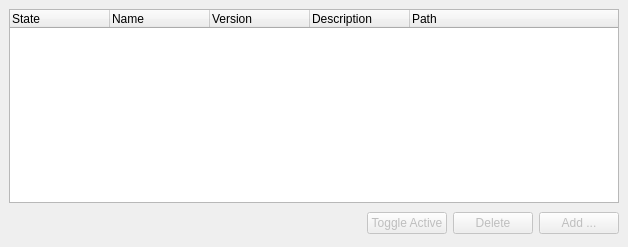
<ui version="4.0" >
 <class>PlugInBrowserWidget</class>
 <widget class="QWidget" name="PlugInBrowserWidget" >
  <property name="geometry" >
   <rect>
    <x>0</x>
    <y>0</y>
    <width>628</width>
    <height>247</height>
   </rect>
  </property>
  <property name="windowTitle" >
   <string>PlugIns</string>
  </property>
  <layout class="QVBoxLayout" >
   <property name="margin" >
    <number>9</number>
   </property>
   <property name="spacing" >
    <number>6</number>
   </property>
   <item>
    <widget class="QTreeWidget" name="PlugInView" >
     <property name="rootIsDecorated" >
      <bool>false</bool>
     </property>
     <column>
      <property name="text" >
       <string>State</string>
      </property>
     </column>
     <column>
      <property name="text" >
       <string>Name</string>
      </property>
     </column>
     <column>
      <property name="text" >
       <string>Version</string>
      </property>
     </column>
     <column>
      <property name="text" >
       <string>Description</string>
      </property>
     </column>
     <column>
      <property name="text" >
       <string>Path</string>
      </property>
     </column>
    </widget>
   </item>
   <item>
    <layout class="QHBoxLayout" >
     <property name="margin" >
      <number>0</number>
     </property>
     <property name="spacing" >
      <number>6</number>
     </property>
     <item>
      <spacer>
       <property name="orientation" >
        <enum>Qt::Horizontal</enum>
       </property>
       <property name="sizeType" >
        <enum>QSizePolicy::Expanding</enum>
       </property>
       <property name="sizeHint" >
        <size>
         <width>292</width>
         <height>29</height>
        </size>
       </property>
      </spacer>
     </item>
     <item>
      <widget class="QPushButton" name="ActiveButton" >
       <property name="enabled" >
        <bool>false</bool>
       </property>
       <property name="text" >
        <string>Toggle Active</string>
       </property>
      </widget>
     </item>
     <item>
      <widget class="QPushButton" name="DeleteButton" >
       <property name="enabled" >
        <bool>false</bool>
       </property>
       <property name="text" >
        <string>Delete</string>
       </property>
      </widget>
     </item>
     <item>
      <widget class="QPushButton" name="AddButton" >
       <property name="enabled" >
        <bool>false</bool>
       </property>
       <property name="text" >
        <string>Add ...</string>
       </property>
      </widget>
     </item>
    </layout>
   </item>
  </layout>
 </widget>
 <layoutdefault spacing="6" margin="6" />
 <pixmapfunction>qPixmapFromMimeSource</pixmapfunction>
 <resources/>
 <connections/>
</ui>
